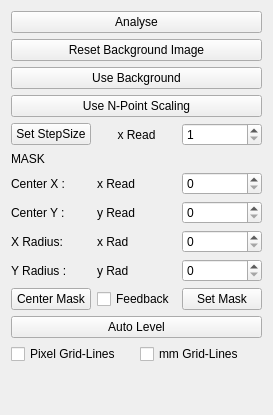
      <widget class="QWidget" name="tab_2">
       <attribute name="title">
        <string>Analysis Settings</string>
       </attribute>
       <layout class="QVBoxLayout" name="verticalLayout">
        <item>
         <widget class="QPushButton" name="analyse_pushButton">
          <property name="sizePolicy">
           <sizepolicy hsizetype="Preferred" vsizetype="Fixed">
            <horstretch>0</horstretch>
            <verstretch>0</verstretch>
           </sizepolicy>
          </property>
          <property name="maximumSize">
           <size>
            <width>16777215</width>
            <height>16777215</height>
           </size>
          </property>
          <property name="text">
           <string>Analyse</string>
          </property>
         </widget>
        </item>
        <item>
         <widget class="QPushButton" name="resetBackground_pushButton">
          <property name="text">
           <string>Reset Background Image</string>
          </property>
         </widget>
        </item>
        <item>
         <widget class="QPushButton" name="useBackground_pushButton">
          <property name="sizePolicy">
           <sizepolicy hsizetype="Preferred" vsizetype="Fixed">
            <horstretch>0</horstretch>
            <verstretch>0</verstretch>
           </sizepolicy>
          </property>
          <property name="minimumSize">
           <size>
            <width>50</width>
            <height>0</height>
           </size>
          </property>
          <property name="maximumSize">
           <size>
            <width>16777215</width>
            <height>16777215</height>
           </size>
          </property>
          <property name="text">
           <string>Use Background</string>
          </property>
         </widget>
        </item>
        <item>
         <widget class="QPushButton" name="useNPoint_pushButton">
          <property name="minimumSize">
           <size>
            <width>50</width>
            <height>0</height>
           </size>
          </property>
          <property name="maximumSize">
           <size>
            <width>16777215</width>
            <height>16777215</height>
           </size>
          </property>
          <property name="text">
           <string>Use N-Point Scaling</string>
          </property>
         </widget>
        </item>
        <item>
         <layout class="QHBoxLayout" name="horizontalLayout_5">
          <item>
           <widget class="QPushButton" name="setStepSize_pushButton">
            <property name="text">
             <string>Set StepSize</string>
            </property>
           </widget>
          </item>
          <item>
           <widget class="QLabel" name="step_size_read">
            <property name="text">
             <string>x Read</string>
            </property>
            <property name="alignment">
             <set>Qt::AlignCenter</set>
            </property>
           </widget>
          </item>
          <item>
           <widget class="QSpinBox" name="stepSize_spinBox">
            <property name="minimum">
             <number>1</number>
            </property>
            <property name="maximum">
             <number>10</number>
            </property>
            <property name="singleStep">
             <number>1</number>
            </property>
            <property name="value">
             <number>1</number>
            </property>
           </widget>
          </item>
         </layout>
        </item>
        <item>
         <widget class="QLabel" name="label">
          <property name="text">
           <string>MASK</string>
          </property>
         </widget>
        </item>
        <item>
         <layout class="QGridLayout" name="gridLayout_6">
          <item row="0" column="0">
           <widget class="QLabel" name="label_6">
            <property name="text">
             <string>Center X :</string>
            </property>
           </widget>
          </item>
          <item row="0" column="1">
           <widget class="QLabel" name="mask_x_read">
            <property name="text">
             <string>x Read</string>
            </property>
           </widget>
          </item>
          <item row="0" column="2">
           <widget class="QSpinBox" name="maskX_spinBox">
            <property name="maximum">
             <number>9999</number>
            </property>
           </widget>
          </item>
          <item row="1" column="0">
           <widget class="QLabel" name="label_7">
            <property name="text">
             <string>Center Y :</string>
            </property>
           </widget>
          </item>
          <item row="1" column="1">
           <widget class="QLabel" name="mask_y_read">
            <property name="text">
             <string>y Read</string>
            </property>
           </widget>
          </item>
          <item row="1" column="2">
           <widget class="QSpinBox" name="maskY_spinBox">
            <property name="maximum">
             <number>9999</number>
            </property>
           </widget>
          </item>
          <item row="2" column="0">
           <widget class="QLabel" name="label_8">
            <property name="text">
             <string>X Radius:</string>
            </property>
           </widget>
          </item>
          <item row="2" column="1">
           <widget class="QLabel" name="mask_x_rad_read">
            <property name="text">
             <string>x Rad</string>
            </property>
           </widget>
          </item>
          <item row="2" column="2">
           <widget class="QSpinBox" name="maskXRadius_spinBox">
            <property name="maximum">
             <number>9999</number>
            </property>
           </widget>
          </item>
          <item row="3" column="0">
           <widget class="QLabel" name="label_9">
            <property name="text">
             <string>Y Radius :</string>
            </property>
           </widget>
          </item>
          <item row="3" column="1">
           <widget class="QLabel" name="mask_y_rad_read">
            <property name="text">
             <string>y Rad</string>
            </property>
           </widget>
          </item>
          <item row="3" column="2">
           <widget class="QSpinBox" name="maskYRadius_spinBox">
            <property name="maximum">
             <number>9999</number>
            </property>
           </widget>
          </item>
         </layout>
        </item>
        <item>
         <layout class="QHBoxLayout" name="horizontalLayout">
          <item>
           <widget class="QPushButton" name="center_mask_pushButton">
            <property name="text">
             <string>Center Mask</string>
            </property>
           </widget>
          </item>
          <item>
           <widget class="QCheckBox" name="feed_back_check">
            <property name="text">
             <string>Feedback</string>
            </property>
           </widget>
          </item>
          <item>
           <widget class="QPushButton" name="setMask_pushButton">
            <property name="text">
             <string>Set Mask</string>
            </property>
           </widget>
          </item>
         </layout>
        </item>
        <item>
         <layout class="QHBoxLayout" name="horizontalLayout_2"/>
        </item>
        <item>
         <layout class="QHBoxLayout" name="horizontalLayout_3">
          <item>
           <widget class="QPushButton" name="autoLevel_pushButton">
            <property name="sizePolicy">
             <sizepolicy hsizetype="Preferred" vsizetype="Fixed">
              <horstretch>0</horstretch>
              <verstretch>0</verstretch>
             </sizepolicy>
            </property>
            <property name="minimumSize">
             <size>
              <width>40</width>
              <height>0</height>
             </size>
            </property>
            <property name="maximumSize">
             <size>
              <width>16777215</width>
              <height>16777215</height>
             </size>
            </property>
            <property name="text">
             <string>Auto Level</string>
            </property>
           </widget>
          </item>
         </layout>
        </item>
        <item>
         <layout class="QHBoxLayout" name="horizontalLayout_11">
          <item>
           <widget class="QCheckBox" name="pix_gridlines_checkBox">
            <property name="text">
             <string>Pixel Grid-Lines</string>
            </property>
           </widget>
          </item>
          <item>
           <widget class="QCheckBox" name="mm_gridlines_checkBox">
            <property name="text">
             <string>mm Grid-Lines</string>
            </property>
           </widget>
          </item>
         </layout>
        </item>
        <item>
         <spacer name="verticalSpacer">
          <property name="orientation">
           <enum>Qt::Vertical</enum>
          </property>
          <property name="sizeHint" stdset="0">
           <size>
            <width>20</width>
            <height>40</height>
           </size>
          </property>
         </spacer>
        </item>
       </layout>
       <zorder>analyse_pushButton</zorder>
       <zorder>resetBackground_pushButton</zorder>
       <zorder>label</zorder>
       <zorder>useBackground_pushButton</zorder>
       <zorder>useNPoint_pushButton</zorder>
      </widget>
